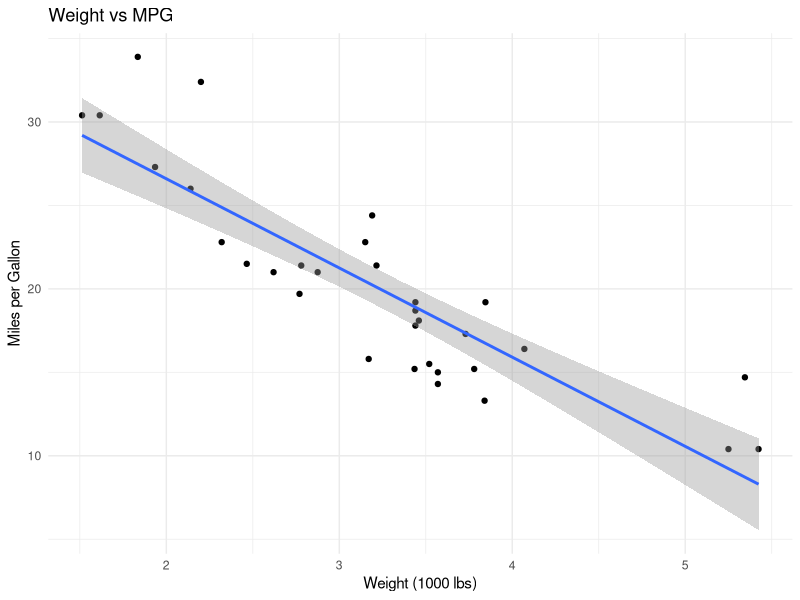

Recreate this plot in R.
# Simple R script to test the R integration

# Load required libraries
library(ggplot2)

# Create a simple plot
plot <- ggplot(mtcars, aes(x = wt, y = mpg)) +
  geom_point() +
  geom_smooth(method = "lm") +
  labs(title = "Weight vs MPG",
       x = "Weight (1000 lbs)",
       y = "Miles per Gallon") +
  theme_minimal()

# Print the plot
print(plot)

# Create a simple table
table <- head(mtcars[, c("mpg", "cyl", "wt")])

# Print the table
print(table)

# Return a message
"R integration test successful!"
